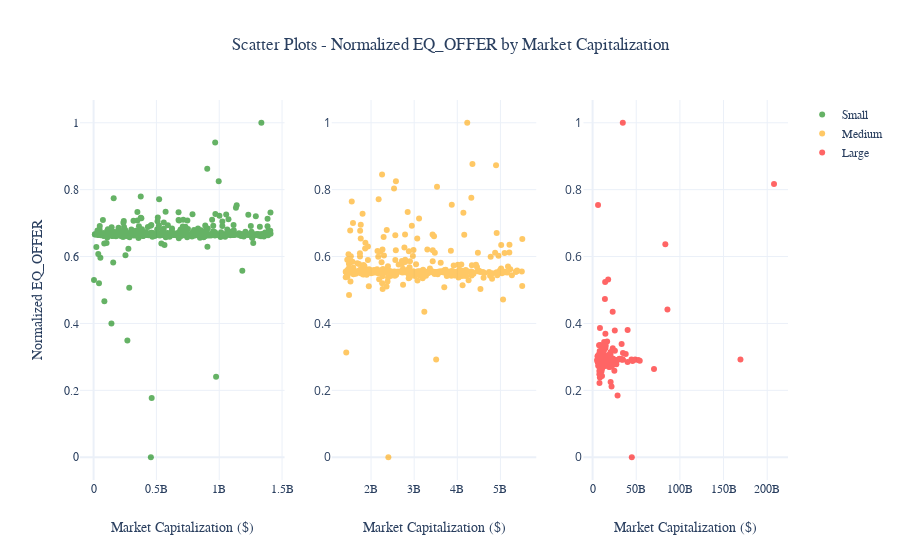

Notebook source saved alongside this figure:
### Code cell
#----------EQ_OFFER by market capitalization----------

# create dataframe to store EQ_OFFER, company size tercile and market capitalization
EQ_OFFER_df = funda_df[['EQ_OFFER', 'Size_Tercile', 'Market_Capitalization']]
# store EQ_OFFER values for small, medium and large companies
# note: these values have been normalized
small_EQ_OFFER = ((EQ_OFFER_df.loc[EQ_OFFER_df['Size_Tercile']=='Small', 'EQ_OFFER'] - 
                  EQ_OFFER_df.loc[EQ_OFFER_df['Size_Tercile']=='Small', 'EQ_OFFER'].min()) /
             (EQ_OFFER_df.loc[EQ_OFFER_df['Size_Tercile']=='Small', 'EQ_OFFER'].max() -
              EQ_OFFER_df.loc[EQ_OFFER_df['Size_Tercile']=='Small', 'EQ_OFFER'].min())) 
medium_EQ_OFFER = ((EQ_OFFER_df.loc[EQ_OFFER_df['Size_Tercile']=='Medium', 'EQ_OFFER'] - 
                   EQ_OFFER_df.loc[EQ_OFFER_df['Size_Tercile']=='Medium', 'EQ_OFFER'].min()) /
             (EQ_OFFER_df.loc[EQ_OFFER_df['Size_Tercile']=='Medium', 'EQ_OFFER'].max() -
              EQ_OFFER_df.loc[EQ_OFFER_df['Size_Tercile']=='Medium', 'EQ_OFFER'].min())) 
large_EQ_OFFER = ((EQ_OFFER_df.loc[EQ_OFFER_df['Size_Tercile']=='Large', 'EQ_OFFER'] - 
                  EQ_OFFER_df.loc[EQ_OFFER_df['Size_Tercile']=='Large', 'EQ_OFFER'].min()) /
             (EQ_OFFER_df.loc[EQ_OFFER_df['Size_Tercile']=='Large', 'EQ_OFFER'].max() -
              EQ_OFFER_df.loc[EQ_OFFER_df['Size_Tercile']=='Large', 'EQ_OFFER'].min()))
# store market capitalization values for small, medium and large companies
small_market_cap = EQ_OFFER_df.loc[EQ_OFFER_df['Size_Tercile']=='Small', 'Market_Capitalization']
medium_market_cap = EQ_OFFER_df.loc[EQ_OFFER_df['Size_Tercile']=='Medium', 'Market_Capitalization']
large_market_cap = EQ_OFFER_df.loc[EQ_OFFER_df['Size_Tercile']=='Large', 'Market_Capitalization']
# scatter plots of EQ_OFFER by market capitalization 
# note: the plots are split by company size terciles
fig = make_subplots(rows=1, cols=3)
fig.add_trace(go.Scatter(x=small_market_cap*1000000, y=small_EQ_OFFER, name='Small',
                         mode='markers', marker_color='green', opacity=0.6), row=1, col=1)
fig.add_trace(go.Scatter(x=medium_market_cap*1000000, y=medium_EQ_OFFER, name='Medium',
                         mode='markers', marker_color='orange', opacity=0.6), row=1, col=2)
fig.add_trace(go.Scatter(x=large_market_cap*1000000, y=large_EQ_OFFER, name='Large',
                         mode='markers', marker_color='red', opacity=0.6), row=1, col=3)
fig.update_xaxes(title_text='Market Capitalization ($)', titlefont=dict(family='Times New Roman, serif'),
                 tickfont=dict(family='Times New Roman, serif'))
fig.update_yaxes(title_text='Normalized EQ_OFFER', titlefont=dict(family='Times New Roman, serif'),
                 tickfont=dict(family='Times New Roman, serif'), row=1, col=1)
fig.update_layout(template='plotly_white', showlegend=True,
                  title=go.layout.Title(text='Scatter Plots - Normalized EQ_OFFER by Market Capitalization',
                                        font=dict(family='Times New Roman, serif'),
                                        x=0.5),
                  legend=go.layout.Legend(font=dict(family='Times New Roman, serif')))
fig.show()

### Figure 1 — Plotly figure (JSON) as saved in the notebook; plotly's stock layout.template omitted (floating-point values rounded to 4 significant figures; data arrays with more than 128 entries replaced by an {"elided": "..."} marker saying what was removed)
{"data": [{"marker": {"color": "green"}, "mode": "markers", "name": "Small", "opacity": 0.6, "type": "scatter", "x": {"elided": "829 float values"}, "xaxis": "x", "y": {"elided": "829 float values"}, "yaxis": "y"}, {"marker": {"color": "orange"}, "mode": "markers", "name": "Medium", "opacity": 0.6, "type": "scatter", "x": {"elided": "400 float values"}, "xaxis": "x2", "y": {"elided": "400 float values"}, "yaxis": "y2"}, {"marker": {"color": "red"}, "mode": "markers", "name": "Large", "opacity": 0.6, "type": "scatter", "x": {"elided": "228 float values"}, "xaxis": "x3", "y": {"elided": "228 float values"}, "yaxis": "y3"}], "layout": {"legend": {"font": {"family": "Times New Roman, serif"}}, "showlegend": true, "title": {"font": {"family": "Times New Roman, serif"}, "text": "Scatter Plots - Normalized EQ_OFFER by Market Capitalization", "x": 0.5}, "xaxis": {"anchor": "y", "domain": [0, 0.2889], "tickfont": {"family": "Times New Roman, serif"}, "title": {"font": {"family": "Times New Roman, serif"}, "text": "Market Capitalization ($)"}}, "xaxis2": {"anchor": "y2", "domain": [0.3556, 0.6444], "tickfont": {"family": "Times New Roman, serif"}, "title": {"font": {"family": "Times New Roman, serif"}, "text": "Market Capitalization ($)"}}, "xaxis3": {"anchor": "y3", "domain": [0.7111, 1], "tickfont": {"family": "Times New Roman, serif"}, "title": {"font": {"family": "Times New Roman, serif"}, "text": "Market Capitalization ($)"}}, "yaxis": {"anchor": "x", "domain": [0, 1], "tickfont": {"family": "Times New Roman, serif"}, "title": {"font": {"family": "Times New Roman, serif"}, "text": "Normalized EQ_OFFER"}}, "yaxis2": {"anchor": "x2", "domain": [0, 1]}, "yaxis3": {"anchor": "x3", "domain": [0, 1]}}}
